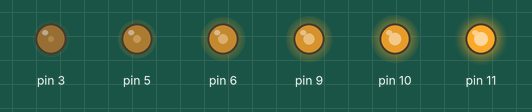
Bench run of a sketch on a simulated Arduino Uno, built with avr-gcc and run on an emulated ATmega328P. Parts: output pins drawn as LEDs (lit = HIGH).

Above: at 0.1 s.
Timing chart, 0 to 1.6 s (numbered marks = the images above):
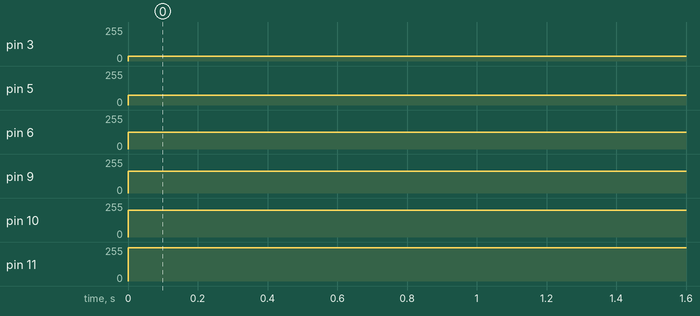

Measured:
- by itself, pin 3: 0/255 → 37/255 at 0.00 s
- by itself, pin 5: 0/255 → 75/255 at 0.00 s
- by itself, pin 6: 0/255 → 125/255 at 0.00 s
- by itself, pin 9: 0/255 → 162/255 at 0.00 s
- by itself, pin 10: 0/255 → 200/255 at 0.00 s
- by itself, pin 11: 0/255 → 250/255 at 0.00 s

The sketch:

P4_4.ino
```cpp
// 1. Configura todos lo pines de PWM (Pin 3, 5, 6, 9, 10 y 11 como salida).
// 2. Con ayuda de PWM enciende:
//   a.  Pin 3 al 15%
//   b.  Pin 5 al 30%
//   c.  Pin 6 al 50%
//   d.  Pin 9 al 65%
//   e.  Pin 10 al 80%
//   f.  Pin 11 al 100%

// 1.
void setup() {
  pinMode(3, OUTPUT);
  pinMode(5, OUTPUT);
  pinMode(6, OUTPUT);
  pinMode(9, OUTPUT);
  pinMode(10, OUTPUT);
  pinMode(11, OUTPUT);
}
// 2.
void loop() {
  analogWrite(3, 2.5 * 15); //a
  analogWrite(5, 2.5 * 30); //b
  analogWrite(6, 2.5 * 50); //c
  analogWrite(9, 2.5 * 65); //d
  analogWrite(10, 2.5 * 80); //e
  analogWrite(11, 2.5 * 100); //f
}
```
